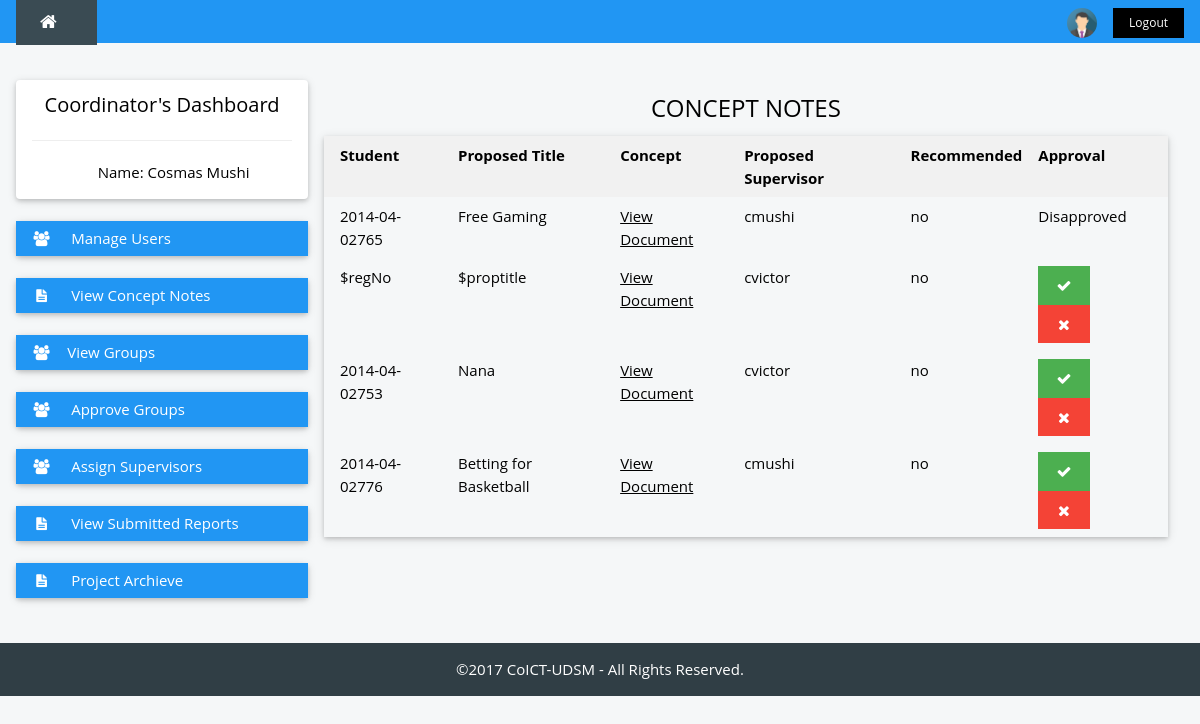
The app's page /coordinator/viewconcepts.php (signed in), older data.
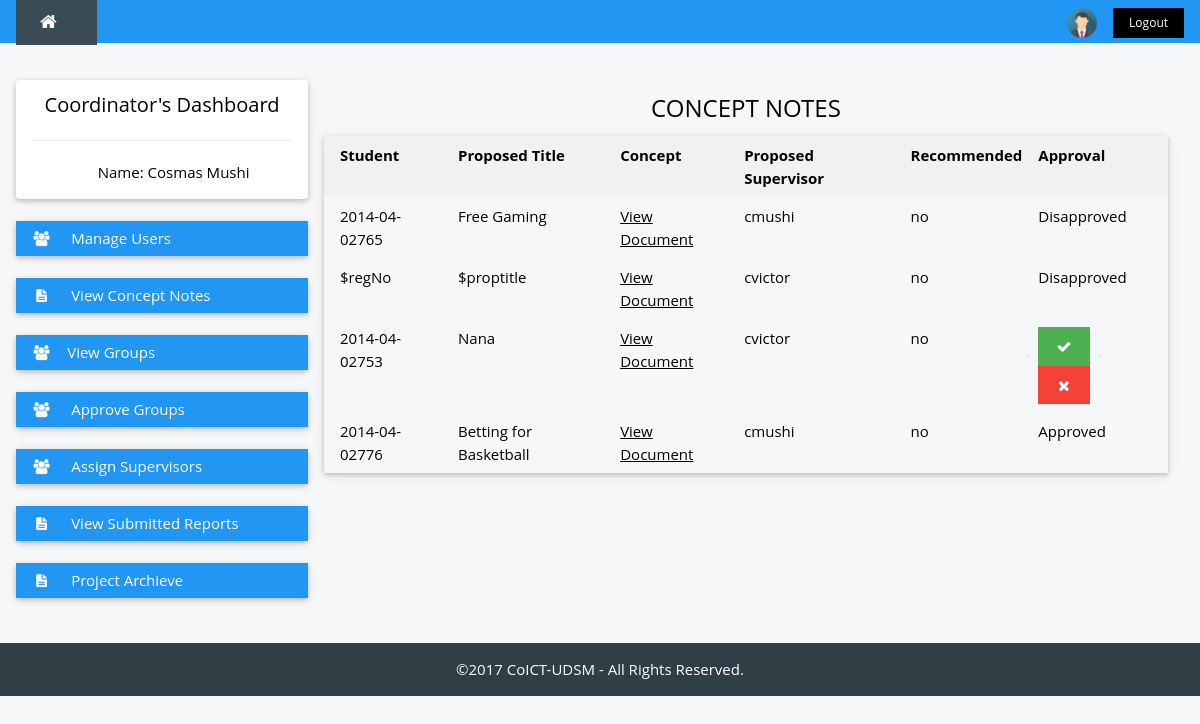
The same page, newer data.
### tables this page shows
CREATE TABLE `conceptnote` (
  `conceptid` int(15) NOT NULL,
  `studentid` varchar(13) NOT NULL,
  `proposedtitle` varchar(100) NOT NULL,
  `expectedoutput` varchar(50) NOT NULL,
  `conceptfile` varchar(100) NOT NULL,
  `supervisor` varchar(20) NOT NULL,
  `reccomended` varchar(16) NOT NULL,
  `approval` varchar(20) DEFAULT NULL,
  `time` timestamp NOT NULL
);

### coordinator/viewconcepts.php (the view, shortened to what this page needs)
<?php
  include '../header.php';
?>
<div class="w3-container " style="max-width:1400px;margin-top:80px">
  <div class="w3-row">
    <div class="w3-col m3">
    <?php include 'coord-nav.php';   ?>
    </div>
    <div class="w3-col m9">
	  <div id="main">
	    <div class="w3-row-padding w3-container w3-center">
			<h3>CONCEPT NOTES</h3>
			  <div class="w3-card-2">
				<table class="w3-table w3-hoverable" border="0">
				<thead>
				  <tr class="w3-light-grey">
				    <th colspan="">Student</th>
				    <th>Proposed Title</th>
				    <th>Concept </th>
				    <th>Proposed Supervisor </th>
				    <th>Recommended </th>
				    <th>Approval </th>
				    <th></th>
				  </tr>
				</thead>
				<?php
					while($concept_note=mysqli_fetch_array($studentconcept)) {
						$noteId = $concept_note['conceptid'];
						$approval = $concept_note['approval'];
				?>
				<tr>
				  <td><?php echo $concept_note['studentid']; ?></td>
				  <td><?php echo $concept_note['proposedtitle']; ?></td>
				  <td><?php echo '<a href="'.$concept_note['conceptfile'].'">View Document</a>'; ?></td>
				  <td><?php echo $concept_note['supervisor']; ?></td>
			      <td><?php echo $concept_note['reccomended']; ?></td>
			      <td>
			      <?php
					if ($approval =="waiting") {
				         echo '<a href="approval.php?concept='.$noteId.'"><button class="w3-padding w3-btn w3-green w3-left-align" ><i class="fa fa-check fa-fw"></i></button> </a>';
				         echo '<a href="disapproval.php?concept='.$noteId.'"><button class="w3-padding w3-btn w3-red w3-left-align" ><i class="fa fa-remove fa-fw"></i></button> </a>';
					} elseif ($approval =="approved")
			        {
			               echo "Approved";
			        }
			      elseif ($approval =="disapproved")
			        {
			              echo "Disapproved";
			        }
			      ?>
				  </td>
				</tr>
				<?php } ?>
				</table>
				</div>
		</div>
	  </div>
    </div>
  </div>
</div>
<br>
<?php
  include '../footer.php';
?>

Row changes from the older to the newer data that the page shows:
changed conceptnote "$regNo": now shows "Disapproved"
changed conceptnote "Betting for Basketball": now shows "Approved"
